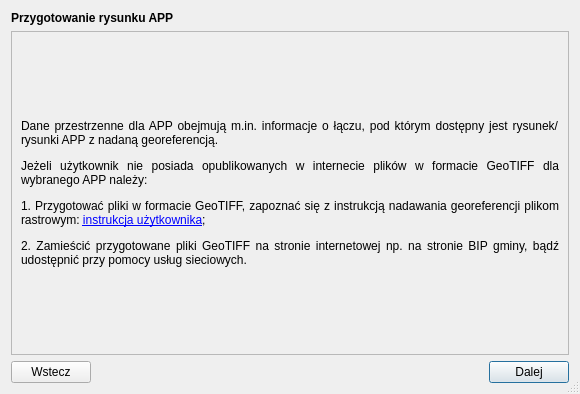
<?xml version="1.0" encoding="UTF-8"?>
<ui version="4.0">
 <class>Dialog</class>
 <widget class="QDialog" name="Dialog">
  <property name="enabled">
   <bool>true</bool>
  </property>
  <property name="geometry">
   <rect>
    <x>0</x>
    <y>0</y>
    <width>580</width>
    <height>394</height>
   </rect>
  </property>
  <property name="windowTitle">
   <string>Dialog</string>
  </property>
  <property name="sizeGripEnabled">
   <bool>true</bool>
  </property>
  <layout class="QGridLayout" name="gridLayout">
   <item row="0" column="0">
    <layout class="QVBoxLayout" name="verticalLayout">
     <item>
      <widget class="QLabel" name="title_lbl">
       <property name="font">
        <font>
         <weight>75</weight>
         <bold>true</bold>
        </font>
       </property>
       <property name="text">
        <string>Przygotowanie rysunku APP</string>
       </property>
       <property name="margin">
        <number>7</number>
       </property>
      </widget>
     </item>
     <item>
      <widget class="QScrollArea" name="instruction_scrollArea">
       <property name="widgetResizable">
        <bool>true</bool>
       </property>
       <widget class="QWidget" name="scrollAreaWidgetContents">
        <property name="geometry">
         <rect>
          <x>0</x>
          <y>0</y>
          <width>558</width>
          <height>308</height>
         </rect>
        </property>
        <layout class="QGridLayout" name="gridLayout_2">
         <item row="0" column="0">
          <widget class="QLabel" name="instruction_lbl">
           <property name="font">
            <font>
             <stylestrategy>PreferDefault</stylestrategy>
            </font>
           </property>
           <property name="text">
            <string>&lt;html&gt;&lt;head/&gt;&lt;body&gt;&lt;p&gt;Dane przestrzenne dla APP obejmują m.in. informacje o łączu, pod którym dostępny jest rysunek/rysunki APP z nadaną georeferencją.&lt;/p&gt;&lt;p&gt;Jeżeli użytkownik nie posiada opublikowanych w internecie plików w formacie GeoTIFF dla wybranego APP należy: &lt;/p&gt;&lt;p&gt;1. Przygotować pliki w formacie GeoTIFF, zapoznać się z instrukcją nadawania georeferencji plikom rastrowym: &lt;a href=&quot;http://www.gov.pl/zagospodarowanieprzestrzenne/instrukcja-uzytkownika-wtyczka-app&quot;&gt;&lt;span style=&quot; text-decoration: underline; color:#0000ff;&quot;&gt;instrukcja użytkownika&lt;/span&gt;&lt;/a&gt;;&lt;/p&gt;&lt;p&gt;2. Zamieścić przygotowane pliki GeoTIFF na stronie internetowej np. na stronie BIP gminy, bądź udostępnić przy pomocy usług sieciowych. &lt;/p&gt;&lt;/body&gt;&lt;/html&gt;</string>
           </property>
           <property name="alignment">
            <set>Qt::AlignJustify|Qt::AlignVCenter</set>
           </property>
           <property name="wordWrap">
            <bool>true</bool>
           </property>
           <property name="openExternalLinks">
            <bool>true</bool>
           </property>
          </widget>
         </item>
        </layout>
       </widget>
      </widget>
     </item>
     <item>
      <layout class="QHBoxLayout" name="horizontalLayout">
       <item>
        <widget class="QPushButton" name="prev_btn">
         <property name="enabled">
          <bool>true</bool>
         </property>
         <property name="text">
          <string>Wstecz</string>
         </property>
        </widget>
       </item>
       <item>
        <spacer name="horizontalSpacer">
         <property name="orientation">
          <enum>Qt::Horizontal</enum>
         </property>
         <property name="sizeHint" stdset="0">
          <size>
           <width>40</width>
           <height>20</height>
          </size>
         </property>
        </spacer>
       </item>
       <item>
        <widget class="QPushButton" name="next_btn">
         <property name="text">
          <string>Dalej</string>
         </property>
         <property name="default">
          <bool>true</bool>
         </property>
        </widget>
       </item>
      </layout>
     </item>
    </layout>
   </item>
  </layout>
 </widget>
 <resources/>
 <connections/>
</ui>
